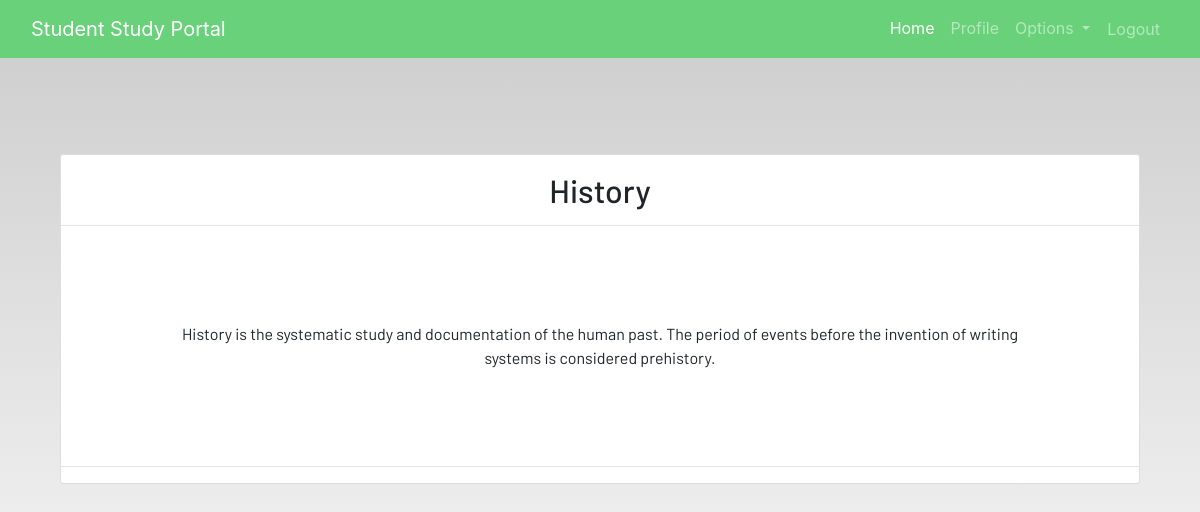
/notes_detail/1 (signed in), run on the app's committed database.
### dashboard/models.py (models this page shows)
class Notes(models.Model):
    user = models.ForeignKey(User,on_delete = models.CASCADE)
    title = models.CharField(max_length=200)
    description=models.TextField()
    class Meta:
        verbose_name = "notes"
        verbose_name_plural = "notes"

### dashboard/views.py (the view)
class NotesDetailView(generic.DetailView):
    model = Notes

### dashboard/templates/dashboard/notes_detail.html
{% extends 'dashboard/base.html' %}
{% load static %}
{% block content %}
<section class='text-center container'>
    <div class="container">
        <div class="content-section p-0 mt-5">
            <div class="m-3">
                <h2>{{notes.title}}</h2>
            </div>
            <hr class="p-0 m-0">
            <p class="description m-5 p-5">
                {{notes.description}}
            </p>
            <hr>
        </div>
    </div>
</section>
{% endblock content %}

### static/css/main.css (style rules this page uses)
html { scroll-behavior: smooth; height: 100%; width: 100%; }
html, body { max-width: 100%; overflow-x: hidden; height: 100%; width: 100%; }
body { background: linear-gradient(rgba(0, 0, 0, 0.2), rgba(255, 255, 255, 0.5)); overflow-x: hidden; background-repeat: no-repeat; }
.content-section { background: #ffffff; padding: 10px 20px; border: 1px solid #dddddd; border-radius: 3px; margin-bottom: 20px; }

### data on the page
Notes: title "History", description "History is the systematic study and documentation of the human past. The period of events before the invention of writing systems is considered prehistory."
